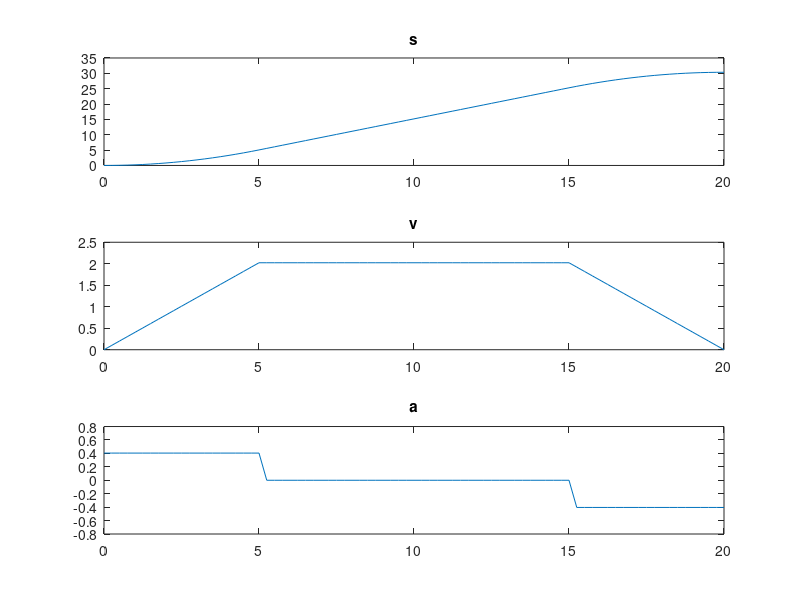
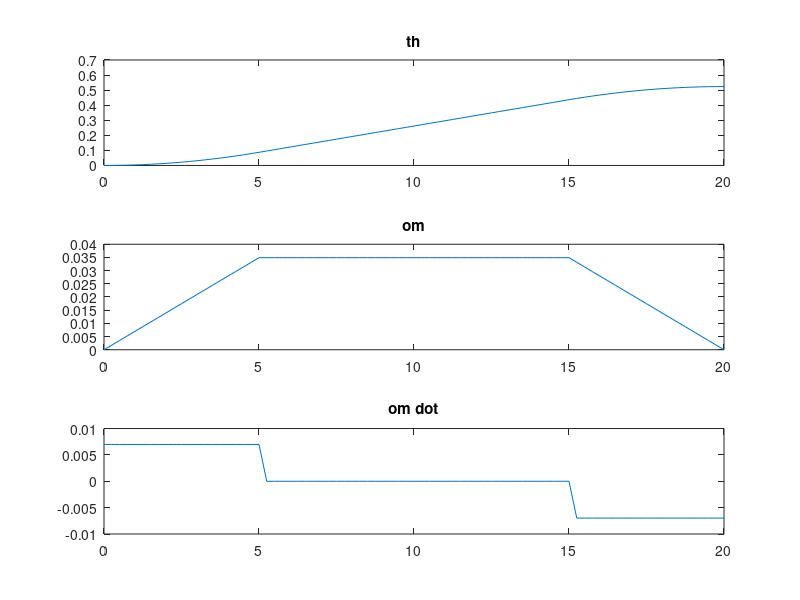
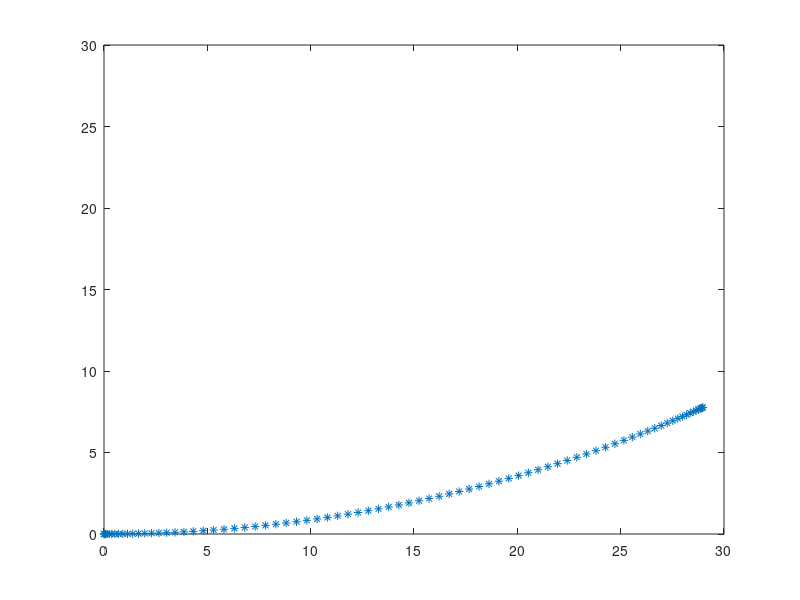

The MATLAB script that drew these images, in order:
close all
clear 

        %%%%%%%%%%%%%%%%%%%%%%%%%%%%
        %%%%   ARC TRAJECTORY   %%%%
        %%%%%%%%%%%%%%%%%%%%%%%%%%%%



%%%%%%%%%%%%  DATA  %%%%%%%%%%%%%

T = 0.25;    %TIME STEP [s]
N = 25;      %N 

t0 = 0;     %START TIME [s]
tc = 5;     %ACCELERATION TIME [s]
tf = 20;    %FINISH TIME [s]

delta_th=30;%DELTA ORIENTATION [deg]
dis=30;     %SPATIAL DISPLACEMENT [m]
Tsample=0.01;

p_0=zeros(7,1);
%%%%%%%%%%%%%%%%%%%%%%%%%%%%%%%%%

tt = 0:T:tf;
s=zeros(1,length(tt));
v=s; dv=s;
th =s; om =s; dom = s;

r=(dis/2)/sin(deg2rad(delta_th/2));
% f=r*cos(deg2rad(delta_th/2));
l = r*deg2rad(delta_th);

s0 = 0; 
sf = l; 
vc = (sf-s0)/(tf-tc);

th0 = deg2rad(0);
thf = deg2rad(delta_th);
omc = (thf-th0)/(tf-tc);

for i=1:length(tt)
    if tt(i)<=tc
        s(i) = s0 + vc/(2*tc)*tt(i)^2;
        v(i) = vc/tc*tt(i);
        dv(i) = vc/tc;
        
        th(i) = th0 + omc/(2*tc)*tt(i)^2;
        om(i) = omc/tc*tt(i);
        dom(i) = omc/tc;
    elseif tt(i) <= tf-tc
        s(i) = s0 + vc*(tt(i)-tc/2);
        v(i) = vc;
        dv(i) = 0;
        
        th(i) = th0 + omc*(tt(i)-tc/2);
        om(i) = omc;
        dom(i) = 0;
    else 
        s(i) = sf - vc/(2*tc)*(tf-tt(i))^2;
        v(i) = vc/tc*(tf-tt(i));
        dv(i) = -vc/tc;
        
        th(i) = thf - omc/(2*tc)*(tf-tt(i))^2;
        om(i) = omc/tc*(tf-tt(i));
        dom(i) = -omc/tc;
    end
end

figure;
subplot(3,1,1)
plot(tt,s)
title('s');
subplot(3,1,2)
plot(tt,v)
title('v');
subplot(3,1,3)
plot(tt,dv)
title('a');

figure;
subplot(3,1,1)
plot(tt,th)
title('th');
subplot(3,1,2)
plot(tt,om)
title('om');
subplot(3,1,3)
plot(tt,dom)
title('om dot');

th_d = om;
x_d = v.*cos(th);
y_d = v.*sin(th);
p_d = [x_d' y_d'];

x = 0; y = 0;
for i = 2:length(tt) 
    x(i) = x(i-1) + v(i-1)*T*cos(th(i-1));
    y(i) = y(i-1) + v(i-1)*T*sin(th(i-1));    
end

figure;
plot(x,y,'*')
axis([0 30 0 30]);

Ttot=tf;

xd=[x;y;th];